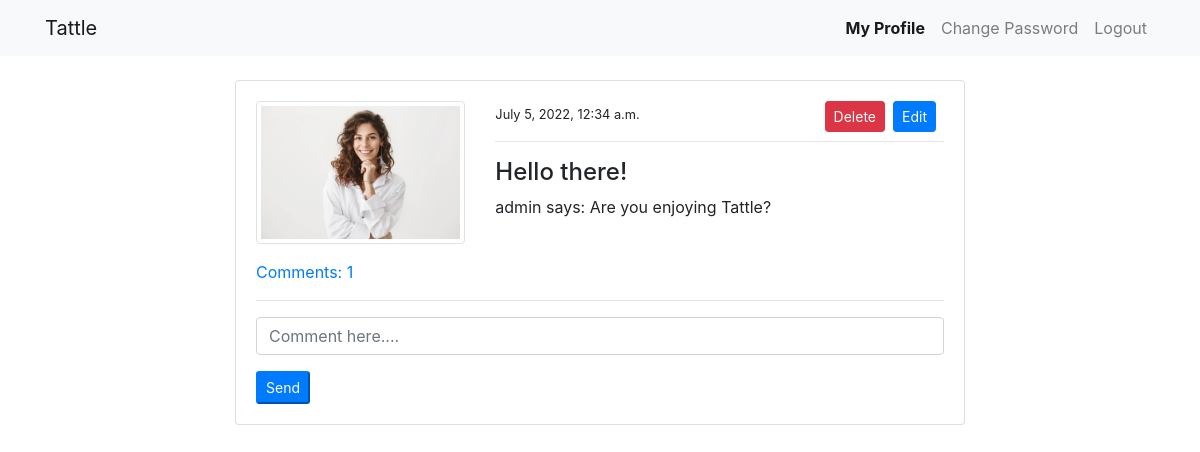
The page /post_detail/12/ (signed in) on the database its author committed.
### social/models.py (models this page shows, shortened)
class Post(models.Model):
    title = models.CharField(max_length=100)
    content = models.TextField()
    author = models.ForeignKey(User, on_delete=models.CASCADE)
    date_created = models.DateTimeField(auto_now_add=True)
    class Meta:
        ordering = ('-date_created',)
    def comments_count(self):
        return self.comments_set.all().count()

### users/models.py (models this page shows, shortened)
class ProfileModel(models.Model):
    user = models.OneToOneField(User, on_delete=models.CASCADE)
    image = models.ImageField(default='default.jpg', upload_to='profile', validators=[FileExtensionValidator(['png', 'jpg'])])

### social/views.py (the view)
# urls.py: path('post_detail/<int:pk>/', views.post_detail, name='social-post-detail'),
@login_required
def post_detail(request, pk):
    post = Post.objects.get(id=pk)
    if request.method == 'POST':
        comentario_form = CommentForm(request.POST)
        if comentario_form.is_valid():
            instance = comentario_form.save(commit=False)
            instance.user = request.user
            instance.post = post #user unique post
            instance.save()
            return redirect('social-post-detail', pk=post.id)
    else:
        comentario_form = CommentForm()
    context = {
        'post':post,
        'comentario_form': comentario_form,
    }
    return render(request, 'social/post_detail.html',context)

### social/forms.py
class CommentForm(forms.ModelForm):
    content = forms.CharField(
        label='', widget=forms.TextInput(attrs={'placeholder': 'Comment here....'}))
    class Meta:
        model = Comments
        fields = ('content',)

### social/templates/social/post_detail.html (shortened to what this page needs)
{% extends 'partials/base.html' %}
{% load crispy_forms_tags %}
{% block content %}
<div class="container">
  <div class="row mt-5 pt-3">
    <div class="col-md-8 offset-md-2">
      <div class="card my-3">
        <div class="card-body">
          <div class="row">
            <div class="col-md-4">
              <img
                class="img-thumbnail"
                src="{{ post.author.profilemodel.image.url }}"
                alt="profile-img"
              />
            </div>
            <div class="col-md-8">
              <small> {{ post.date_created }} </small>
              {% if post.author == request.user %}
              <span
                ><a
                  class="btn btn-primary mx-2 float-right btn-sm"
                  href="{% url 'social-post-edit' post.id %}"
                >
                  Edit
                </a></span
              >
              <span
                ><a
                  class="btn btn-danger float-right btn-sm"
                  href="{% url 'social-post-delete' post.id %}"
                >
                  Delete
                </a></span
              >
              {% endif %}
              <hr />
              <h4>{{post.title}}</h4>
              <p>{{ post.author }} says:  {{ post.content }}</p>
            </div>
          </div>
          <p class="mt-3">
            <a
              class=""
              data-toggle="collapse"
              href="#collapseExample"
              role="button"
              aria-expanded="false"
              aria-controls="collapseExample"
            >
              Comments: {{ post.comments_count }}
            </a>
          </p>
      <hr>
      <form method="POST">
        {{ comentario_form|crispy }}
        <input class="btn-primary btn-sm" type="submit" value="Send">
    </form>
        </div>
      </div>
    </div>
  </div>
</div>
{% endblock %}

### portfolio/static/main.css (style rules this page uses)
body { background: #ffffff; }

### rows shown on the page
Post: author.profilemodel.image (picture), date_created "July 5, 2022, 12:34 a.m.", title "Hello there!", author "admin", content "Are you enjoying Tattle?", comments_count "1"
